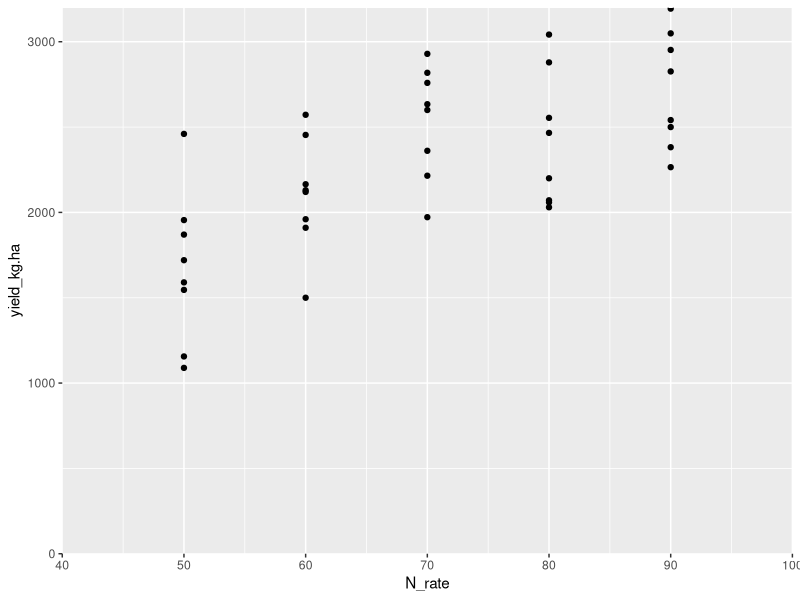
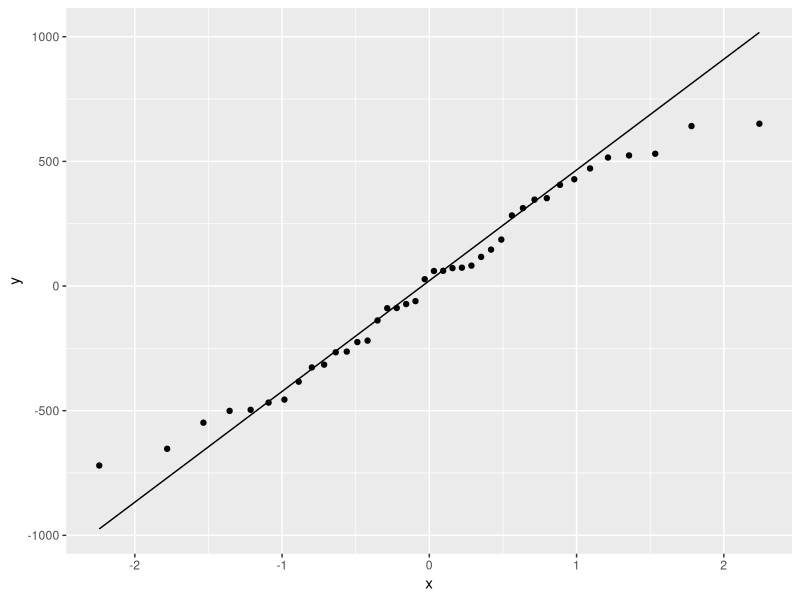
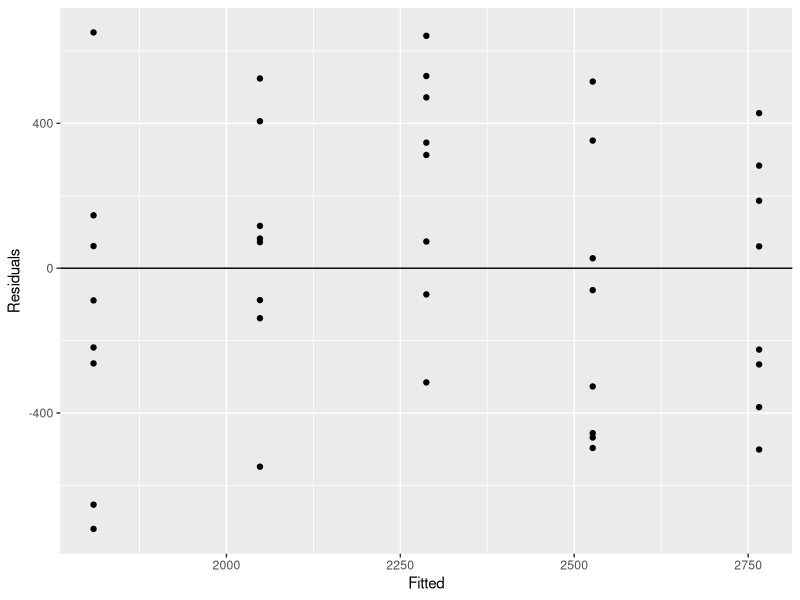
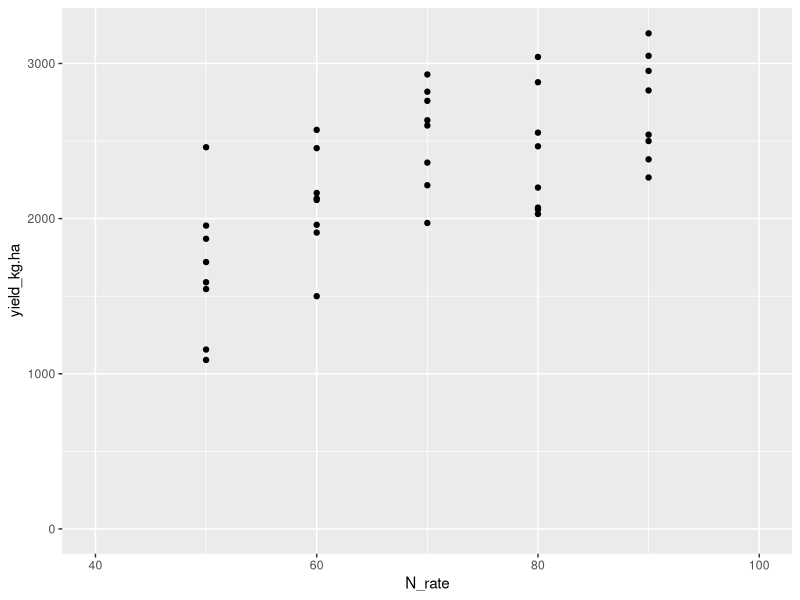
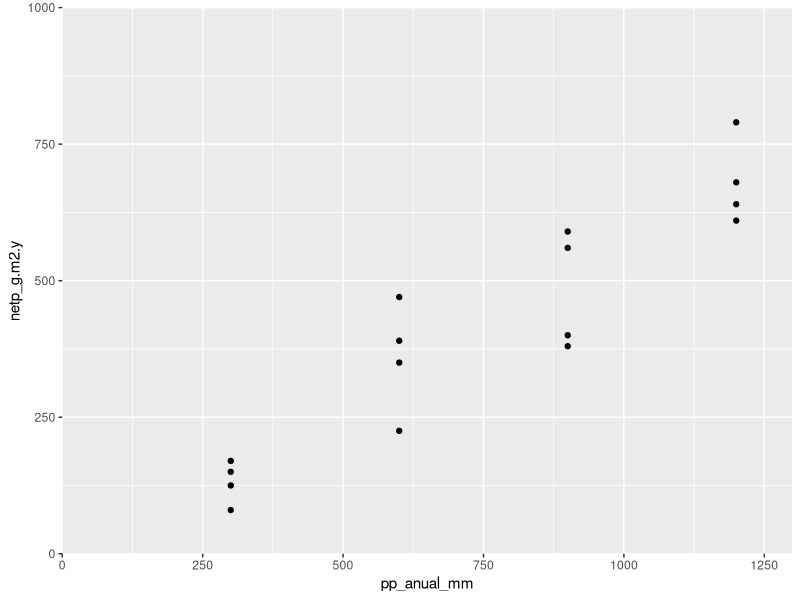
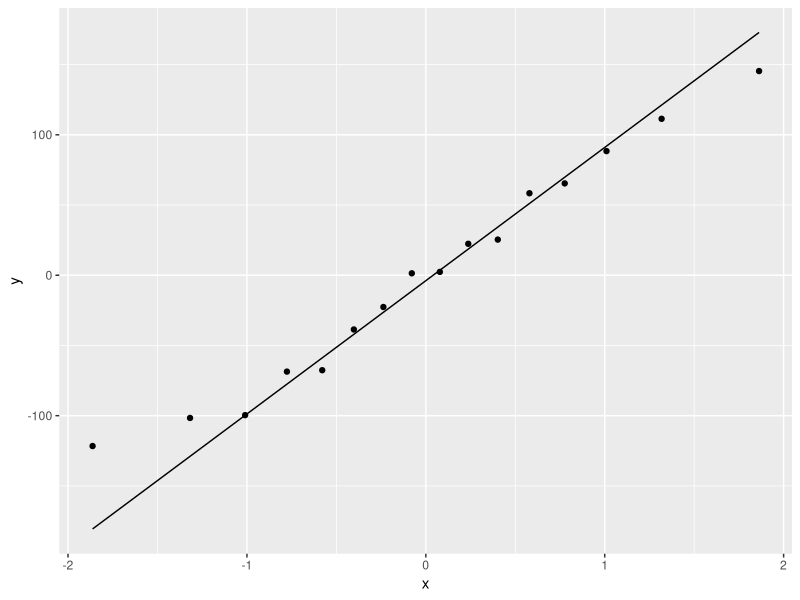
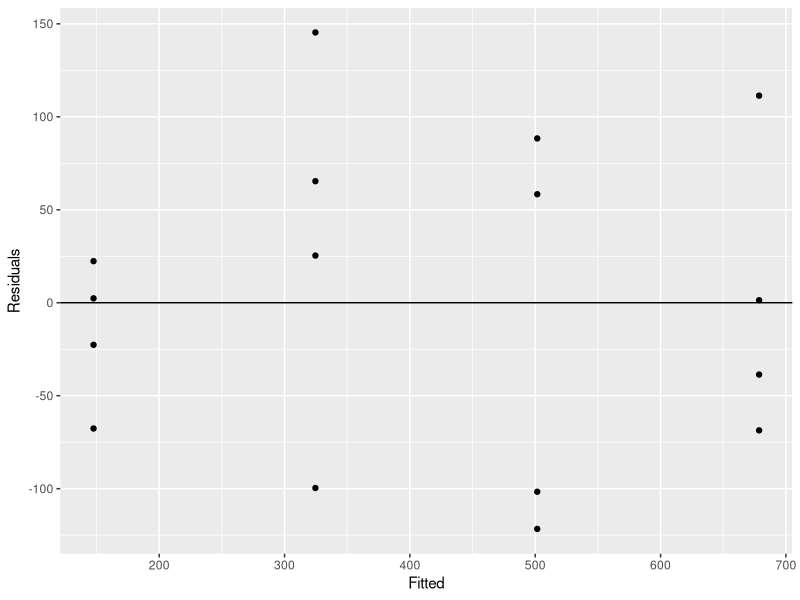

Write R code to recreate these figures, in order.
## ---- chunk 1
library(tidyverse)
## ---- chunk 2
wheat <- read.csv("../Data/wheat_yield.csv")
## ---- chunk 3
glimpse(wheat)
summary(wheat)
## ---- chunk 4
names(wheat)
wheat %>% 
  ggplot() +
  geom_point(aes(N_rate, yield_kg.ha)) +
  scale_x_continuous(limits = c(40,100),
                     expand = c(0,0)) +
  scale_y_continuous(limits = c(0,3200),
                     expand = c(0,0))
## ---- chunk 5
names(wheat)
wheat_yield <- lm(yield_kg.ha ~ N_rate, data = wheat)

wheat_yield#$

## ---- chunk 6
summary(wheat_yield)
## ---- chunk 7
# Add predicted values into the data frame
# - Tidyverse option
wheat <- wheat %>% 
  mutate(pred.lm = fitted(wheat_yield))

# - R base options
wheat$pred.lm <- wheat_yield$fitted.values
# wheat$pred.lm <- fitted(wheat_yield)
## ---- chunk 8
# - Optiont 1 -> residuals = observed - predicted
wheat$netp_g.m2.y - wheat$pred.lm

# - Option 2 -> use residuals() function or the object created for the model
wheat$res.lm <- residuals(wheat_yield)
wheat$res.lm <- wheat_yield$residuals
## ---- chunk 9
wheat %>% 
  ggplot() +
  stat_qq(aes(sample = res.lm)) +
  stat_qq_line(aes(sample = res.lm))

## ---- chunk 10
wheat %>% 
  ggplot() +
  geom_point(aes(pred.lm, res.lm)) +
  geom_hline(yintercept = 0) +
  labs(y = expression(Residuals), 
       x = expression(Fitted))
## ---- chunk 11
wheat %>% 
  ggplot() +
  geom_point(aes(N_rate, yield_kg.ha)) +
  scale_x_continuous(limits = c(40,100)) +
  scale_y_continuous(limits = c(0,3200))
## ---- chunk 12
water <- read.csv("../Data/water_pasture.csv")
## ---- chunk 13
glimpse(water)
summary(water)
## ---- chunk 14
water %>% 
  ggplot() +
  geom_point(aes(pp_anual_mm, netp_g.m2.y)) +
  scale_x_continuous(limits = c(0,1200),
                     expand = c(0,0)) +
  scale_y_continuous(limits = c(0,1000), 
                     expand = c(0,0)) +
  coord_cartesian(xlim = c(0,1300))
## ---- chunk 15
names(water)
past_prod <- lm(netp_g.m2.y ~ pp_anual_mm, data = water)

past_prod#$

## ---- chunk 16
summary(past_prod)
## ---- chunk 17
# Add predicted values into the data frame
# - Tidyverse option
water <- water %>% 
  mutate(pred.lm = fitted(past_prod))

# - R base options
water$pred.lm <- past_prod$fitted.values
# water$pred.lm <- fitted(past_prod)
## ---- chunk 18
# - Optiont 1 -> residuals = observed - predicted
water$netp_g.m2.y - water$pred.lm

# - Option 2 -> use residuals() function or the object created for the model
water$res.lm <- residuals(past_prod)
water$res.lm <- past_prod$residuals
## ---- chunk 19
water %>% 
  ggplot() +
  stat_qq(aes(sample = res.lm)) +
  stat_qq_line(aes(sample = res.lm))

## ---- chunk 20
water %>% 
  ggplot() +
  geom_point(aes(pred.lm, res.lm)) +
  geom_hline(yintercept = 0) +
  labs(y = expression(Residuals), 
       x = expression(Fitted))
